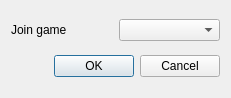
<?xml version="1.0" encoding="UTF-8"?>
<ui version="4.0">
 <class>ClientNetworkDialog</class>
 <widget class="QDialog" name="ClientNetworkDialog">
  <property name="geometry">
   <rect>
    <x>0</x>
    <y>0</y>
    <width>231</width>
    <height>98</height>
   </rect>
  </property>
  <property name="windowTitle">
   <string>Dialog</string>
  </property>
  <layout class="QVBoxLayout" name="verticalLayout">
   <item>
    <layout class="QHBoxLayout" name="horizontalLayout">
     <item>
      <widget class="QLabel" name="label">
       <property name="text">
        <string>Join game</string>
       </property>
      </widget>
     </item>
     <item>
      <widget class="QComboBox" name="comboBox"/>
     </item>
    </layout>
   </item>
   <item>
    <widget class="QDialogButtonBox" name="buttonBox">
     <property name="orientation">
      <enum>Qt::Horizontal</enum>
     </property>
     <property name="standardButtons">
      <set>QDialogButtonBox::Cancel|QDialogButtonBox::Ok</set>
     </property>
    </widget>
   </item>
  </layout>
 </widget>
 <resources/>
 <connections>
  <connection>
   <sender>buttonBox</sender>
   <signal>accepted()</signal>
   <receiver>ClientNetworkDialog</receiver>
   <slot>accept()</slot>
   <hints>
    <hint type="sourcelabel">
     <x>248</x>
     <y>254</y>
    </hint>
    <hint type="destinationlabel">
     <x>157</x>
     <y>274</y>
    </hint>
   </hints>
  </connection>
  <connection>
   <sender>buttonBox</sender>
   <signal>rejected()</signal>
   <receiver>ClientNetworkDialog</receiver>
   <slot>reject()</slot>
   <hints>
    <hint type="sourcelabel">
     <x>316</x>
     <y>260</y>
    </hint>
    <hint type="destinationlabel">
     <x>286</x>
     <y>274</y>
    </hint>
   </hints>
  </connection>
 </connections>
</ui>
